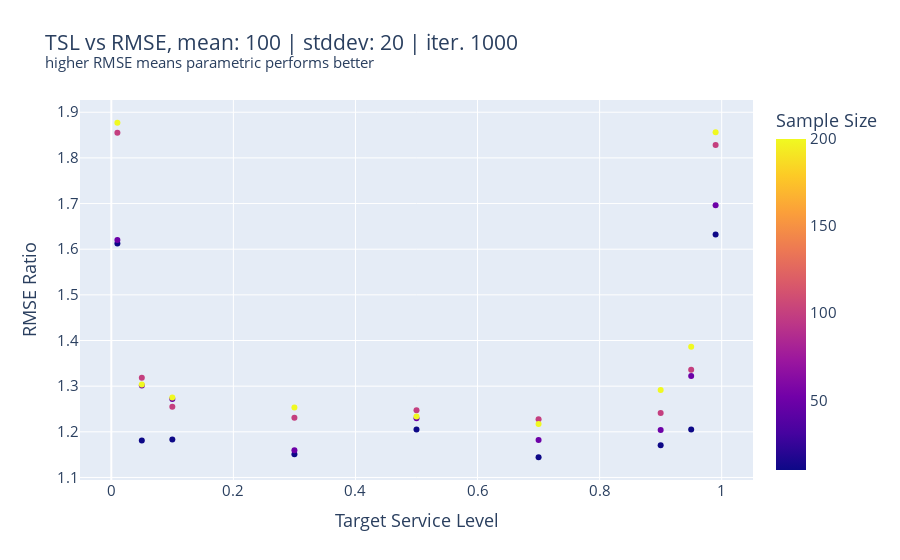
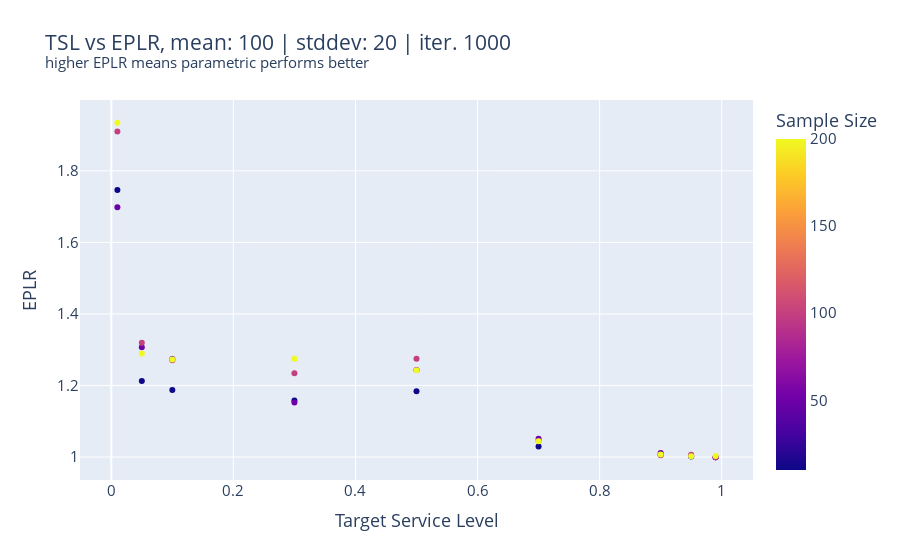

Notebook code cell kept with these figures, in order:
### Code cell
fig = px.scatter(df, x='Target Service Level', y='RMSE Ratio', color="Sample Size", title="TSL vs RMSE, mean: {0} | stddev: {1} | iter. {2}<br><sup>higher RMSE means parametric performs better</sup>".format(meanDemand, stdevDemand, numberOfMontecarloIterations))
fig.update_layout(font_size = 15)
#fig.write_image("Excercise part 3/RMSE-{0}-{1}.pdf".format(meanDemand, stdevDemand))
fig.show()

fig = px.scatter(df, x='Target Service Level', y='EPLR', color="Sample Size", title="TSL vs EPLR, mean: {0} | stddev: {1} | iter. {2}<br><sup>higher EPLR means parametric performs better</sup>".format(meanDemand, stdevDemand, numberOfMontecarloIterations))
fig.update_layout(font_size = 15)
#fig.write_image("Excercise part 3/EPLR-{0}-{1}.pdf".format(meanDemand, stdevDemand))
fig.show()

### Figure 1 — Plotly figure (JSON) as saved in the notebook; plotly's stock layout.template omitted (floating-point values rounded to 4 significant figures)
{"data": [{"hovertemplate": "Target Service Level=%{x}<br>RMSE Ratio=%{y}<br>Sample Size=%{marker.color}<extra></extra>", "legendgroup": "", "marker": {"color": [10, 50, 100, 200, 10, 50, 100, 200, 10, 50, 100, 200, 10, 50, 100, 200, 10, 50, 100, 200, 10, 50, 100, 200, 10, 50, 100, 200, 10, 50, 100, 200, 10, 50, 100, 200], "coloraxis": "coloraxis", "symbol": "circle"}, "mode": "markers", "name": "", "orientation": "v", "showlegend": false, "type": "scatter", "x": [0.01, 0.01, 0.01, 0.01, 0.05, 0.05, 0.05, 0.05, 0.1, 0.1, 0.1, 0.1, 0.3, 0.3, 0.3, 0.3, 0.5, 0.5, 0.5, 0.5, 0.7, 0.7, 0.7, 0.7, 0.9, 0.9, 0.9, 0.9, 0.95, 0.95, 0.95, 0.95, 0.99, 0.99, 0.99, 0.99], "xaxis": "x", "y": [1.613, 1.62, 1.855, 1.877, 1.181, 1.301, 1.318, 1.303, 1.183, 1.272, 1.255, 1.275, 1.151, 1.16, 1.231, 1.253, 1.205, 1.23, 1.247, 1.233, 1.144, 1.182, 1.227, 1.217, 1.171, 1.204, 1.241, 1.292, 1.205, 1.322, 1.336, 1.386, 1.632, 1.696, 1.828, 1.856], "yaxis": "y"}], "layout": {"coloraxis": {"colorbar": {"title": {"text": "Sample Size"}}, "colorscale": [[0, "#0d0887"], [0.1111, "#46039f"], [0.2222, "#7201a8"], [0.3333, "#9c179e"], [0.4444, "#bd3786"], [0.5556, "#d8576b"], [0.6667, "#ed7953"], [0.7778, "#fb9f3a"], [0.8889, "#fdca26"], [1, "#f0f921"]]}, "font": {"size": 15}, "legend": {"tracegroupgap": 0}, "title": {"text": "TSL vs RMSE, mean: 100 | stddev: 20 | iter. 1000<br><sup>higher RMSE means parametric performs better</sup>"}, "xaxis": {"anchor": "y", "domain": [0, 1], "title": {"text": "Target Service Level"}}, "yaxis": {"anchor": "x", "domain": [0, 1], "title": {"text": "RMSE Ratio"}}}}

### Figure 2 — Plotly figure (JSON) as saved in the notebook; plotly's stock layout.template omitted (floating-point values rounded to 4 significant figures)
{"data": [{"hovertemplate": "Target Service Level=%{x}<br>EPLR=%{y}<br>Sample Size=%{marker.color}<extra></extra>", "legendgroup": "", "marker": {"color": [10, 50, 100, 200, 10, 50, 100, 200, 10, 50, 100, 200, 10, 50, 100, 200, 10, 50, 100, 200, 10, 50, 100, 200, 10, 50, 100, 200, 10, 50, 100, 200, 10, 50, 100, 200], "coloraxis": "coloraxis", "symbol": "circle"}, "mode": "markers", "name": "", "orientation": "v", "showlegend": false, "type": "scatter", "x": [0.01, 0.01, 0.01, 0.01, 0.05, 0.05, 0.05, 0.05, 0.1, 0.1, 0.1, 0.1, 0.3, 0.3, 0.3, 0.3, 0.5, 0.5, 0.5, 0.5, 0.7, 0.7, 0.7, 0.7, 0.9, 0.9, 0.9, 0.9, 0.95, 0.95, 0.95, 0.95, 0.99, 0.99, 0.99, 0.99], "xaxis": "x", "y": [1.747, 1.698, 1.91, 1.935, 1.213, 1.307, 1.319, 1.29, 1.188, 1.274, 1.271, 1.273, 1.158, 1.152, 1.234, 1.275, 1.184, 1.243, 1.275, 1.243, 1.029, 1.051, 1.045, 1.044, 1.007, 1.012, 1.005, 1.007, 1.001, 1.003, 1.007, 1.002, 0.9994, 0.9994, 0.9995, 1.003], "yaxis": "y"}], "layout": {"coloraxis": {"colorbar": {"title": {"text": "Sample Size"}}, "colorscale": [[0, "#0d0887"], [0.1111, "#46039f"], [0.2222, "#7201a8"], [0.3333, "#9c179e"], [0.4444, "#bd3786"], [0.5556, "#d8576b"], [0.6667, "#ed7953"], [0.7778, "#fb9f3a"], [0.8889, "#fdca26"], [1, "#f0f921"]]}, "font": {"size": 15}, "legend": {"tracegroupgap": 0}, "title": {"text": "TSL vs EPLR, mean: 100 | stddev: 20 | iter. 1000<br><sup>higher EPLR means parametric performs better</sup>"}, "xaxis": {"anchor": "y", "domain": [0, 1], "title": {"text": "Target Service Level"}}, "yaxis": {"anchor": "x", "domain": [0, 1], "title": {"text": "EPLR"}}}}
